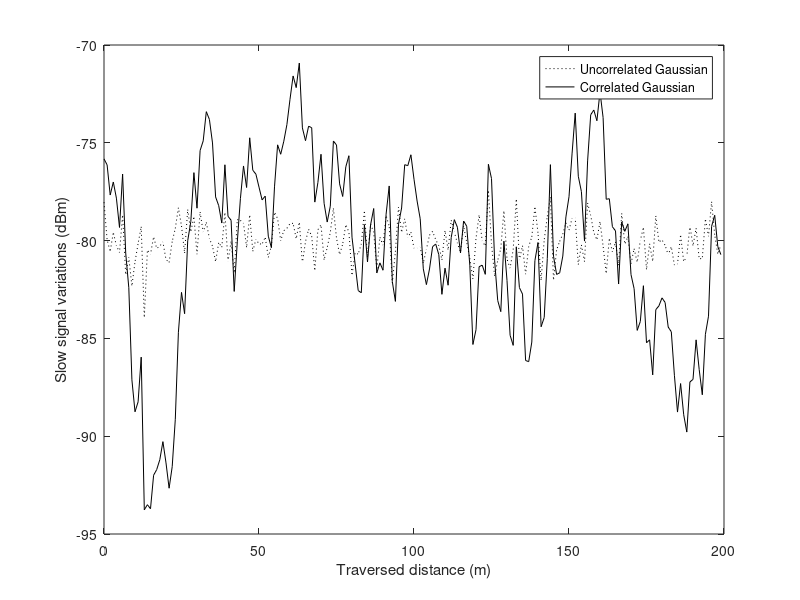
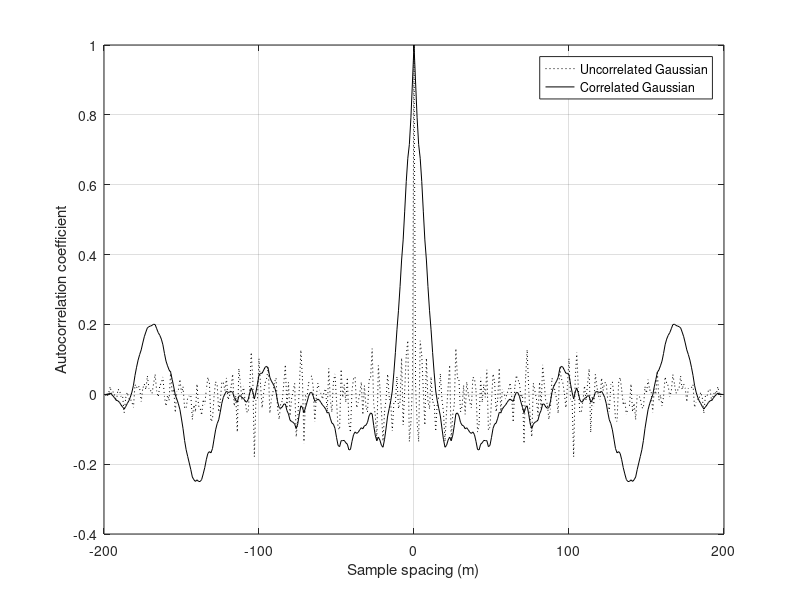

Source code (MATLAB) for these figures, in order:
%
% project311     (autoregresive filter)
%
%========================================================================
clear
close all
clc
%========================================================================

Lcorr=10;       % Correlation distance in meters 
MM=-80;          % Larger area mean in dB
SS=5;          % Larger area std or location variability in dB

%=======================================================================

ds=1;               % m   
Nsamples=200;       % Number of samples to be generated  

% Fiter parameters =====================================================
cc=exp(-ds/Lcorr);
bb=SS*sqrt(1-cc^2);

A=[1 -cc];
B=1;

% Create Gaussian series ================================================
R=randn(Nsamples,1);
Rfiltered=filter(B,A,R)*bb;
Rfiltered=Rfiltered+MM;


d_axis=[0:Nsamples-1]*ds;
plot(d_axis,R+MM,'k:',d_axis,Rfiltered,'k')
xlabel('Traversed distance (m)')
ylabel('Slow signal variations (dBm)')
legend('Uncorrelated Gaussian','Correlated Gaussian ')


mean_Rfiltered=mean(Rfiltered)

std_Rfiltered=std(Rfiltered)


Rfwithout=(Rfiltered-mean_Rfiltered)/std(Rfiltered);


Rfcorr=xcorr(Rfwithout,'coeff');
Rcorr=xcorr(R,'coeff');
figure,plot([-Nsamples+1:Nsamples-1]*ds,Rcorr,'k:',[-Nsamples+1:Nsamples-1]*ds,Rfcorr,'k'),grid
ylabel('Autocorrelation coefficient')
xlabel('Sample spacing (m)')
legend('Uncorrelated Gaussian','Correlated Gaussian')
